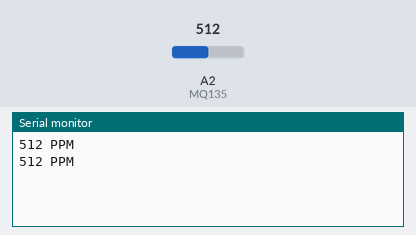
A sketch run on a simulated Arduino Uno, built with avr-gcc and run on an emulated ATmega328P. On the bench: the last lines printed to the serial monitor. Inputs (shaded band) come from the test bench; at power-on: A2 (MQ135) = 512.

Above: at 1.6 s.
1.7 s: A2 (MQ135) set to 716
At 1.7 s:
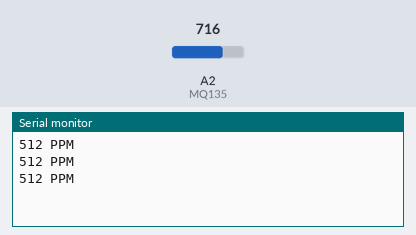
3.2 s: A2 (MQ135) set to 900
At 3.9 s:
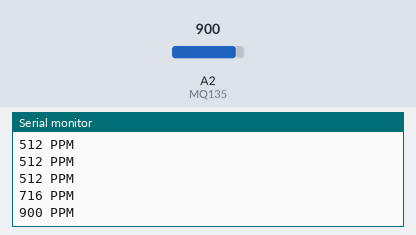
Timing chart, 0 to 6.2 s (numbered marks = the images above; inputs shaded):
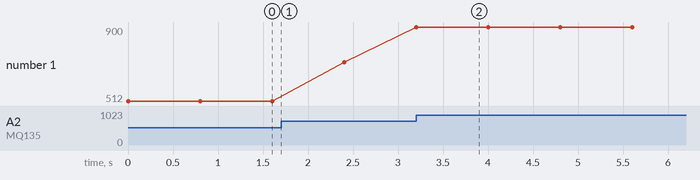

Measured:
- after the input at 3.2 s, the serial monitor: prints a new line at once (image 2)
- plotted number 1: 512 → 716 after the input at 1.7 s, 716 → 900 after the input at 3.2 s

The sketch:

MQ135_sensor.ino
```cpp
#define MQ135 2

void setup()
{
  Serial.begin(115200);
  pinMode(MQ135,INPUT);
 }
void loop()
{
  int MQ135_value = analogRead(MQ135);
  Serial.print(MQ135_value);
  Serial.println(" PPM");
  delay(800);
}
```
